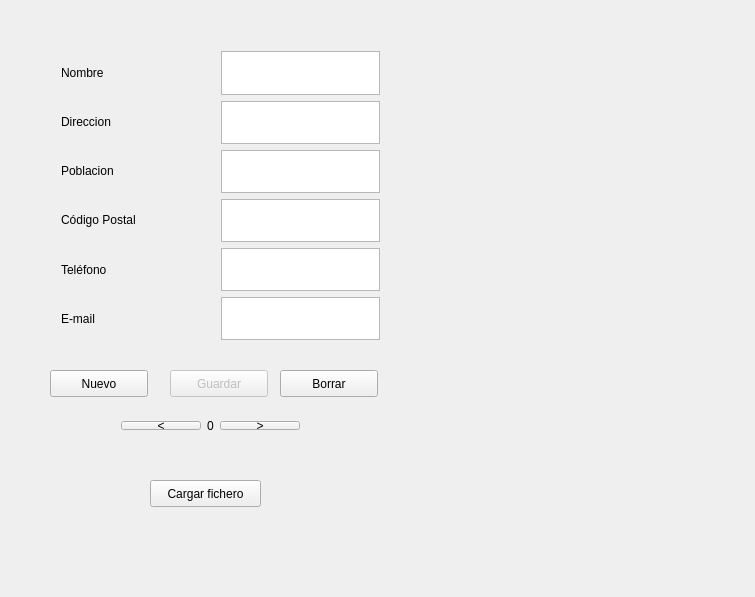
<?xml version="1.0" encoding="UTF-8"?>
<ui version="4.0">
 <class>Widget</class>
 <widget class="QWidget" name="Widget">
  <property name="geometry">
   <rect>
    <x>0</x>
    <y>0</y>
    <width>755</width>
    <height>597</height>
   </rect>
  </property>
  <property name="windowTitle">
   <string>Widget</string>
  </property>
  <widget class="QWidget" name="centralwidget" native="true">
   <property name="geometry">
    <rect>
     <x>0</x>
     <y>0</y>
     <width>411</width>
     <height>591</height>
    </rect>
   </property>
   <widget class="QWidget" name="verticalLayoutWidget">
    <property name="geometry">
     <rect>
      <x>50</x>
      <y>40</y>
      <width>161</width>
      <height>311</height>
     </rect>
    </property>
    <layout class="QVBoxLayout" name="verticalLayout">
     <item>
      <widget class="QLabel" name="label_5">
       <property name="text">
        <string>Nombre</string>
       </property>
      </widget>
     </item>
     <item>
      <widget class="QLabel" name="label_6">
       <property name="text">
        <string>Direccion</string>
       </property>
      </widget>
     </item>
     <item>
      <widget class="QLabel" name="label_4">
       <property name="text">
        <string>Poblacion</string>
       </property>
      </widget>
     </item>
     <item>
      <widget class="QLabel" name="label_3">
       <property name="text">
        <string>Código Postal</string>
       </property>
      </widget>
     </item>
     <item>
      <widget class="QLabel" name="label_2">
       <property name="text">
        <string>Teléfono</string>
       </property>
      </widget>
     </item>
     <item>
      <widget class="QLabel" name="label">
       <property name="text">
        <string>E-mail</string>
       </property>
      </widget>
     </item>
    </layout>
   </widget>
   <widget class="QWidget" name="verticalLayoutWidget_2">
    <property name="geometry">
     <rect>
      <x>210</x>
      <y>40</y>
      <width>181</width>
      <height>311</height>
     </rect>
    </property>
    <layout class="QVBoxLayout" name="verticalLayout_2">
     <property name="spacing">
      <number>6</number>
     </property>
     <item>
      <widget class="QPlainTextEdit" name="INombre"/>
     </item>
     <item>
      <widget class="QPlainTextEdit" name="IDireccion"/>
     </item>
     <item>
      <widget class="QPlainTextEdit" name="IPoblacion"/>
     </item>
     <item>
      <widget class="QPlainTextEdit" name="ICPostal"/>
     </item>
     <item>
      <widget class="QPlainTextEdit" name="ITelefono"/>
     </item>
     <item>
      <widget class="QPlainTextEdit" name="IMail"/>
     </item>
    </layout>
   </widget>
   <widget class="QWidget" name="horizontalLayoutWidget">
    <property name="geometry">
     <rect>
      <x>110</x>
      <y>410</y>
      <width>201</width>
      <height>31</height>
     </rect>
    </property>
    <layout class="QHBoxLayout" name="horizontalLayout">
     <item>
      <widget class="QPushButton" name="BtPrevRegistro">
       <property name="text">
        <string>&lt;</string>
       </property>
      </widget>
     </item>
     <item>
      <widget class="QLabel" name="LbId">
       <property name="maximumSize">
        <size>
         <width>20</width>
         <height>30</height>
        </size>
       </property>
       <property name="text">
        <string>0</string>
       </property>
       <property name="alignment">
        <set>Qt::AlignCenter</set>
       </property>
      </widget>
     </item>
     <item>
      <widget class="QPushButton" name="BtNextRegistro">
       <property name="text">
        <string>&gt;</string>
       </property>
      </widget>
     </item>
    </layout>
   </widget>
   <widget class="QPushButton" name="BtCargaFichero">
    <property name="geometry">
     <rect>
      <x>150</x>
      <y>480</y>
      <width>111</width>
      <height>27</height>
     </rect>
    </property>
    <property name="text">
     <string>Cargar fichero</string>
    </property>
   </widget>
   <widget class="QPushButton" name="BtNuevoRegistro">
    <property name="geometry">
     <rect>
      <x>50</x>
      <y>370</y>
      <width>98</width>
      <height>27</height>
     </rect>
    </property>
    <property name="text">
     <string>Nuevo</string>
    </property>
   </widget>
   <widget class="QPushButton" name="BtBorrarRegistro">
    <property name="geometry">
     <rect>
      <x>280</x>
      <y>370</y>
      <width>98</width>
      <height>27</height>
     </rect>
    </property>
    <property name="text">
     <string>Borrar</string>
    </property>
   </widget>
   <widget class="QPushButton" name="BtGuardarRegistro">
    <property name="enabled">
     <bool>false</bool>
    </property>
    <property name="geometry">
     <rect>
      <x>170</x>
      <y>370</y>
      <width>98</width>
      <height>27</height>
     </rect>
    </property>
    <property name="text">
     <string>Guardar</string>
    </property>
   </widget>
  </widget>
 </widget>
 <layoutdefault spacing="6" margin="11"/>
 <resources/>
 <connections/>
</ui>
